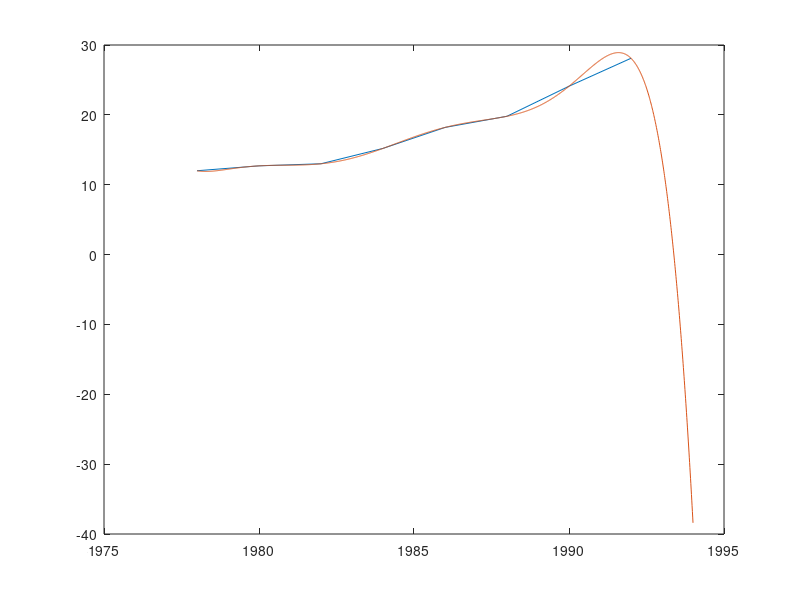

MATLAB code for this plot:
%% Lagrange 
% Lagrage Interpolation Polinomial
clc;
clear;
close all;

%% Input Data
% Vector X
%x=[1 2 4 8];
%x=[-1 -0.8 -0.6 -0.4 -0.2 0 0.2 0.4 0.6 0.8 1];
x=[1978 1980 1982 1984 1986 1988 1990 1992];
%x=[1978 1980 1986 1988 1990 1992];
% Vector Y
%y=[1 3 7 11];
%y=[0.038 0.058 0.1 0.2 0.5 1 0.5 0.2 0.1 0.058 0.038];
y=[12 12.7 13 15.2 18.2 19.8 24.1 28.1];
%y=[12 12.7 18.2 19.8 24.1 28.1];
if length(x)==length(y)
    plot(x,y);
else
    fprintf('vectors must have the same length!')
end

%% Objetive value

%xi=7;
%xi=0.7;
%xi=1982;
%xi=1984;
xi=1994;

%% Lagrange Formulation
l=length(x);
lj=ones(1,l);
for j=1:1:l
    for n=1:1:l
        if j~=n
            lj(j)=lj(j)*(xi-x(n))/(x(j)-x(n));
        end
    end
end
yi=dot(lj,y);

%% Ploting Lagrange Result
% I wish to use 100 points for ploting the Lagrange polinomial.
%xpi=x(1):0.01:x(l);
xpi=x(1):0.01:xi;
lxpi=length(xpi);
for k=1:1:lxpi
    lj2=ones(1,l);
    for j=1:1:l
    for n=1:1:l
        if j~=n
            lj2(j)=lj2(j)*(xpi(k)-x(n))/(x(j)-x(n));
        end
    end
    end
    ypi(k)=dot(lj2,y);
end

%% Plot Comparison Graph
    plot(x,y,xpi,ypi);
